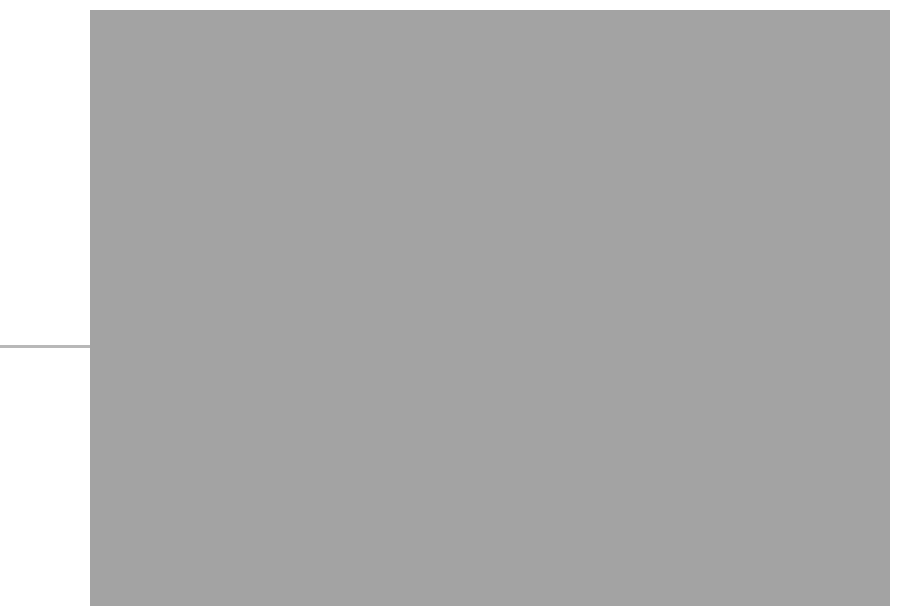
<?xml version="1.0" encoding="UTF-8"?>
<ui version="4.0">
 <class>MainWidget</class>
 <widget class="QWidget" name="MainWidget">
  <property name="geometry">
   <rect>
    <x>0</x>
    <y>0</y>
    <width>900</width>
    <height>606</height>
   </rect>
  </property>
  <property name="windowTitle">
   <string>Artist</string>
  </property>
  <property name="windowIcon">
   <iconset resource="resources.qrc">
    <normaloff>:/res/icons/flash.ico</normaloff>:/res/icons/flash.ico</iconset>
  </property>
  <property name="styleSheet">
   <string notr="true">background-color: rgb(255, 255, 255);</string>
  </property>
  <widget class="QWidget" name="verticalLayoutWidget">
   <property name="geometry">
    <rect>
     <x>0</x>
     <y>10</y>
     <width>91</width>
     <height>601</height>
    </rect>
   </property>
   <property name="font">
    <font>
     <family>Comic Sans MS</family>
    </font>
   </property>
   <layout class="QVBoxLayout" name="verticalLayout">
    <item>
     <widget class="QPushButton" name="ButtonSettings">
      <property name="font">
       <font>
        <family>Comic Sans MS</family>
       </font>
      </property>
      <property name="focusPolicy">
       <enum>Qt::NoFocus</enum>
      </property>
      <property name="text">
       <string/>
      </property>
      <property name="icon">
       <iconset resource="resources.qrc">
        <normaloff>:/res/icons/gear.ico</normaloff>:/res/icons/gear.ico</iconset>
      </property>
      <property name="iconSize">
       <size>
        <width>64</width>
        <height>64</height>
       </size>
      </property>
      <property name="flat">
       <bool>true</bool>
      </property>
     </widget>
    </item>
    <item>
     <widget class="QPushButton" name="ButtonStartStop">
      <property name="font">
       <font>
        <family>Comic Sans MS</family>
       </font>
      </property>
      <property name="focusPolicy">
       <enum>Qt::NoFocus</enum>
      </property>
      <property name="text">
       <string/>
      </property>
      <property name="icon">
       <iconset resource="resources.qrc">
        <normaloff>:/res/icons/play.ico</normaloff>:/res/icons/play.ico</iconset>
      </property>
      <property name="iconSize">
       <size>
        <width>64</width>
        <height>64</height>
       </size>
      </property>
      <property name="flat">
       <bool>true</bool>
      </property>
     </widget>
    </item>
    <item>
     <widget class="QPushButton" name="ButtonCapture">
      <property name="enabled">
       <bool>false</bool>
      </property>
      <property name="font">
       <font>
        <family>Comic Sans MS</family>
       </font>
      </property>
      <property name="focusPolicy">
       <enum>Qt::NoFocus</enum>
      </property>
      <property name="text">
       <string/>
      </property>
      <property name="icon">
       <iconset resource="resources.qrc">
        <normaloff>:/res/icons/camera.ico</normaloff>:/res/icons/camera.ico</iconset>
      </property>
      <property name="iconSize">
       <size>
        <width>64</width>
        <height>64</height>
       </size>
      </property>
      <property name="flat">
       <bool>true</bool>
      </property>
     </widget>
    </item>
    <item>
     <widget class="QPushButton" name="ButtonDraw">
      <property name="enabled">
       <bool>false</bool>
      </property>
      <property name="font">
       <font>
        <family>Comic Sans MS</family>
       </font>
      </property>
      <property name="focusPolicy">
       <enum>Qt::NoFocus</enum>
      </property>
      <property name="text">
       <string/>
      </property>
      <property name="icon">
       <iconset resource="resources.qrc">
        <normaloff>:/res/icons/paintbrush2.ico</normaloff>:/res/icons/paintbrush2.ico</iconset>
      </property>
      <property name="iconSize">
       <size>
        <width>64</width>
        <height>64</height>
       </size>
      </property>
      <property name="flat">
       <bool>true</bool>
      </property>
     </widget>
    </item>
    <item>
     <widget class="Line" name="line">
      <property name="font">
       <font>
        <family>Comic Sans MS</family>
       </font>
      </property>
      <property name="frameShadow">
       <enum>QFrame::Sunken</enum>
      </property>
      <property name="lineWidth">
       <number>0</number>
      </property>
      <property name="midLineWidth">
       <number>10</number>
      </property>
      <property name="orientation">
       <enum>Qt::Horizontal</enum>
      </property>
     </widget>
    </item>
    <item>
     <widget class="QPushButton" name="ButtonDemo">
      <property name="enabled">
       <bool>true</bool>
      </property>
      <property name="font">
       <font>
        <family>Comic Sans MS</family>
       </font>
      </property>
      <property name="focusPolicy">
       <enum>Qt::NoFocus</enum>
      </property>
      <property name="text">
       <string/>
      </property>
      <property name="icon">
       <iconset resource="resources.qrc">
        <normaloff>:/res/icons/hourglass.ico</normaloff>:/res/icons/hourglass.ico</iconset>
      </property>
      <property name="iconSize">
       <size>
        <width>64</width>
        <height>64</height>
       </size>
      </property>
      <property name="flat">
       <bool>true</bool>
      </property>
     </widget>
    </item>
    <item>
     <widget class="QPushButton" name="ButtonLoad">
      <property name="enabled">
       <bool>true</bool>
      </property>
      <property name="font">
       <font>
        <family>Comic Sans MS</family>
       </font>
      </property>
      <property name="focusPolicy">
       <enum>Qt::NoFocus</enum>
      </property>
      <property name="text">
       <string/>
      </property>
      <property name="icon">
       <iconset resource="resources.qrc">
        <normaloff>:/res/icons/upload.ico</normaloff>:/res/icons/upload.ico</iconset>
      </property>
      <property name="iconSize">
       <size>
        <width>64</width>
        <height>64</height>
       </size>
      </property>
      <property name="flat">
       <bool>true</bool>
      </property>
     </widget>
    </item>
    <item>
     <widget class="QPushButton" name="ButtonQuit">
      <property name="font">
       <font>
        <family>Comic Sans MS</family>
       </font>
      </property>
      <property name="focusPolicy">
       <enum>Qt::NoFocus</enum>
      </property>
      <property name="text">
       <string/>
      </property>
      <property name="icon">
       <iconset resource="resources.qrc">
        <normaloff>:/res/icons/power.ico</normaloff>:/res/icons/power.ico</iconset>
      </property>
      <property name="iconSize">
       <size>
        <width>64</width>
        <height>64</height>
       </size>
      </property>
      <property name="flat">
       <bool>true</bool>
      </property>
     </widget>
    </item>
   </layout>
  </widget>
  <widget class="QLabel" name="ImageView">
   <property name="geometry">
    <rect>
     <x>90</x>
     <y>10</y>
     <width>800</width>
     <height>681</height>
    </rect>
   </property>
   <property name="font">
    <font>
     <family>Comic Sans MS</family>
    </font>
   </property>
   <property name="styleSheet">
    <string notr="true">background-color: rgb(163, 163, 163);</string>
   </property>
   <property name="text">
    <string/>
   </property>
   <property name="scaledContents">
    <bool>false</bool>
   </property>
   <property name="alignment">
    <set>Qt::AlignCenter</set>
   </property>
  </widget>
  <widget class="QLabel" name="label">
   <property name="geometry">
    <rect>
     <x>110</x>
     <y>20</y>
     <width>261</width>
     <height>86</height>
    </rect>
   </property>
   <property name="font">
    <font>
     <family>Comic Sans MS</family>
    </font>
   </property>
   <property name="styleSheet">
    <string notr="true">background-color: rgba(255, 255, 255, 0);</string>
   </property>
   <property name="text">
    <string/>
   </property>
   <property name="pixmap">
    <pixmap resource="resources.qrc">:/res/icons/robowizard__logo.ico</pixmap>
   </property>
   <property name="scaledContents">
    <bool>false</bool>
   </property>
  </widget>
 </widget>
 <resources>
  <include location="resources.qrc"/>
 </resources>
 <connections>
  <connection>
   <sender>ButtonSettings</sender>
   <signal>clicked()</signal>
   <receiver>MainWidget</receiver>
   <slot>ButtonSettingsClicked()</slot>
   <hints>
    <hint type="sourcelabel">
     <x>48</x>
     <y>47</y>
    </hint>
    <hint type="destinationlabel">
     <x>81</x>
     <y>80</y>
    </hint>
   </hints>
  </connection>
  <connection>
   <sender>ButtonStartStop</sender>
   <signal>clicked()</signal>
   <receiver>MainWidget</receiver>
   <slot>ButtonStartStopClicked()</slot>
   <hints>
    <hint type="sourcelabel">
     <x>44</x>
     <y>131</y>
    </hint>
    <hint type="destinationlabel">
     <x>81</x>
     <y>160</y>
    </hint>
   </hints>
  </connection>
  <connection>
   <sender>ButtonCapture</sender>
   <signal>clicked()</signal>
   <receiver>MainWidget</receiver>
   <slot>ButtonCaptureClicked()</slot>
   <hints>
    <hint type="sourcelabel">
     <x>54</x>
     <y>253</y>
    </hint>
    <hint type="destinationlabel">
     <x>81</x>
     <y>240</y>
    </hint>
   </hints>
  </connection>
  <connection>
   <sender>ButtonDraw</sender>
   <signal>clicked()</signal>
   <receiver>MainWidget</receiver>
   <slot>ButtonDrawClicked()</slot>
   <hints>
    <hint type="sourcelabel">
     <x>44</x>
     <y>336</y>
    </hint>
    <hint type="destinationlabel">
     <x>81</x>
     <y>320</y>
    </hint>
   </hints>
  </connection>
  <connection>
   <sender>ButtonQuit</sender>
   <signal>clicked()</signal>
   <receiver>MainWidget</receiver>
   <slot>close()</slot>
   <hints>
    <hint type="sourcelabel">
     <x>53</x>
     <y>599</y>
    </hint>
    <hint type="destinationlabel">
     <x>55</x>
     <y>588</y>
    </hint>
   </hints>
  </connection>
  <connection>
   <sender>ButtonLoad</sender>
   <signal>clicked()</signal>
   <receiver>MainWidget</receiver>
   <slot>ButtonLoadClicked()</slot>
   <hints>
    <hint type="sourcelabel">
     <x>66</x>
     <y>489</y>
    </hint>
    <hint type="destinationlabel">
     <x>-1</x>
     <y>428</y>
    </hint>
   </hints>
  </connection>
  <connection>
   <sender>ButtonDemo</sender>
   <signal>clicked()</signal>
   <receiver>MainWidget</receiver>
   <slot>ButtonDemoClicked()</slot>
   <hints>
    <hint type="sourcelabel">
     <x>48</x>
     <y>404</y>
    </hint>
    <hint type="destinationlabel">
     <x>-6</x>
     <y>364</y>
    </hint>
   </hints>
  </connection>
 </connections>
 <slots>
  <slot>ButtonSettingsClicked()</slot>
  <slot>ButtonDrawClicked()</slot>
  <slot>ButtonCaptureClicked()</slot>
  <slot>ButtonStartStopClicked()</slot>
  <slot>ButtonLoadClicked()</slot>
  <slot>ButtonDemoClicked()</slot>
 </slots>
</ui>
